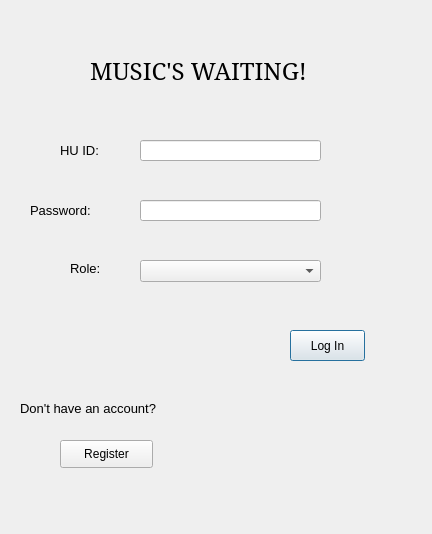
<?xml version="1.0" encoding="UTF-8"?>
<ui version="4.0">
 <class>Dialog</class>
 <widget class="QDialog" name="Dialog">
  <property name="geometry">
   <rect>
    <x>0</x>
    <y>0</y>
    <width>432</width>
    <height>534</height>
   </rect>
  </property>
  <property name="windowTitle">
   <string>Dialog</string>
  </property>
  <widget class="QLabel" name="label">
   <property name="geometry">
    <rect>
     <x>90</x>
     <y>50</y>
     <width>391</width>
     <height>41</height>
    </rect>
   </property>
   <property name="font">
    <font>
     <family>MS Serif</family>
     <pointsize>18</pointsize>
    </font>
   </property>
   <property name="text">
    <string>MUSIC'S WAITING!</string>
   </property>
  </widget>
  <widget class="QLabel" name="label_2">
   <property name="geometry">
    <rect>
     <x>60</x>
     <y>130</y>
     <width>51</width>
     <height>41</height>
    </rect>
   </property>
   <property name="font">
    <font>
     <pointsize>10</pointsize>
    </font>
   </property>
   <property name="text">
    <string>HU ID: </string>
   </property>
  </widget>
  <widget class="QLineEdit" name="huID_line">
   <property name="geometry">
    <rect>
     <x>140</x>
     <y>140</y>
     <width>181</width>
     <height>21</height>
    </rect>
   </property>
  </widget>
  <widget class="QLineEdit" name="password_line">
   <property name="geometry">
    <rect>
     <x>140</x>
     <y>200</y>
     <width>181</width>
     <height>21</height>
    </rect>
   </property>
   <property name="echoMode">
    <enum>QLineEdit::Password</enum>
   </property>
  </widget>
  <widget class="QLabel" name="label_3">
   <property name="geometry">
    <rect>
     <x>30</x>
     <y>200</y>
     <width>81</width>
     <height>20</height>
    </rect>
   </property>
   <property name="font">
    <font>
     <pointsize>10</pointsize>
    </font>
   </property>
   <property name="text">
    <string>Password: </string>
   </property>
  </widget>
  <widget class="QPushButton" name="loginButton">
   <property name="geometry">
    <rect>
     <x>290</x>
     <y>330</y>
     <width>75</width>
     <height>31</height>
    </rect>
   </property>
   <property name="text">
    <string>Log In</string>
   </property>
  </widget>
  <widget class="QLabel" name="label_4">
   <property name="geometry">
    <rect>
     <x>70</x>
     <y>260</y>
     <width>41</width>
     <height>16</height>
    </rect>
   </property>
   <property name="font">
    <font>
     <family>MS Shell Dlg 2</family>
     <pointsize>10</pointsize>
    </font>
   </property>
   <property name="text">
    <string>Role:</string>
   </property>
  </widget>
  <widget class="QComboBox" name="comboBox">
   <property name="geometry">
    <rect>
     <x>140</x>
     <y>260</y>
     <width>181</width>
     <height>22</height>
    </rect>
   </property>
  </widget>
  <widget class="QLabel" name="label_5">
   <property name="geometry">
    <rect>
     <x>20</x>
     <y>400</y>
     <width>181</width>
     <height>16</height>
    </rect>
   </property>
   <property name="font">
    <font>
     <pointsize>10</pointsize>
    </font>
   </property>
   <property name="text">
    <string>Don't have an account?</string>
   </property>
  </widget>
  <widget class="QPushButton" name="pushButton">
   <property name="geometry">
    <rect>
     <x>60</x>
     <y>440</y>
     <width>93</width>
     <height>28</height>
    </rect>
   </property>
   <property name="text">
    <string>Register</string>
   </property>
  </widget>
 </widget>
 <resources/>
 <connections/>
</ui>
